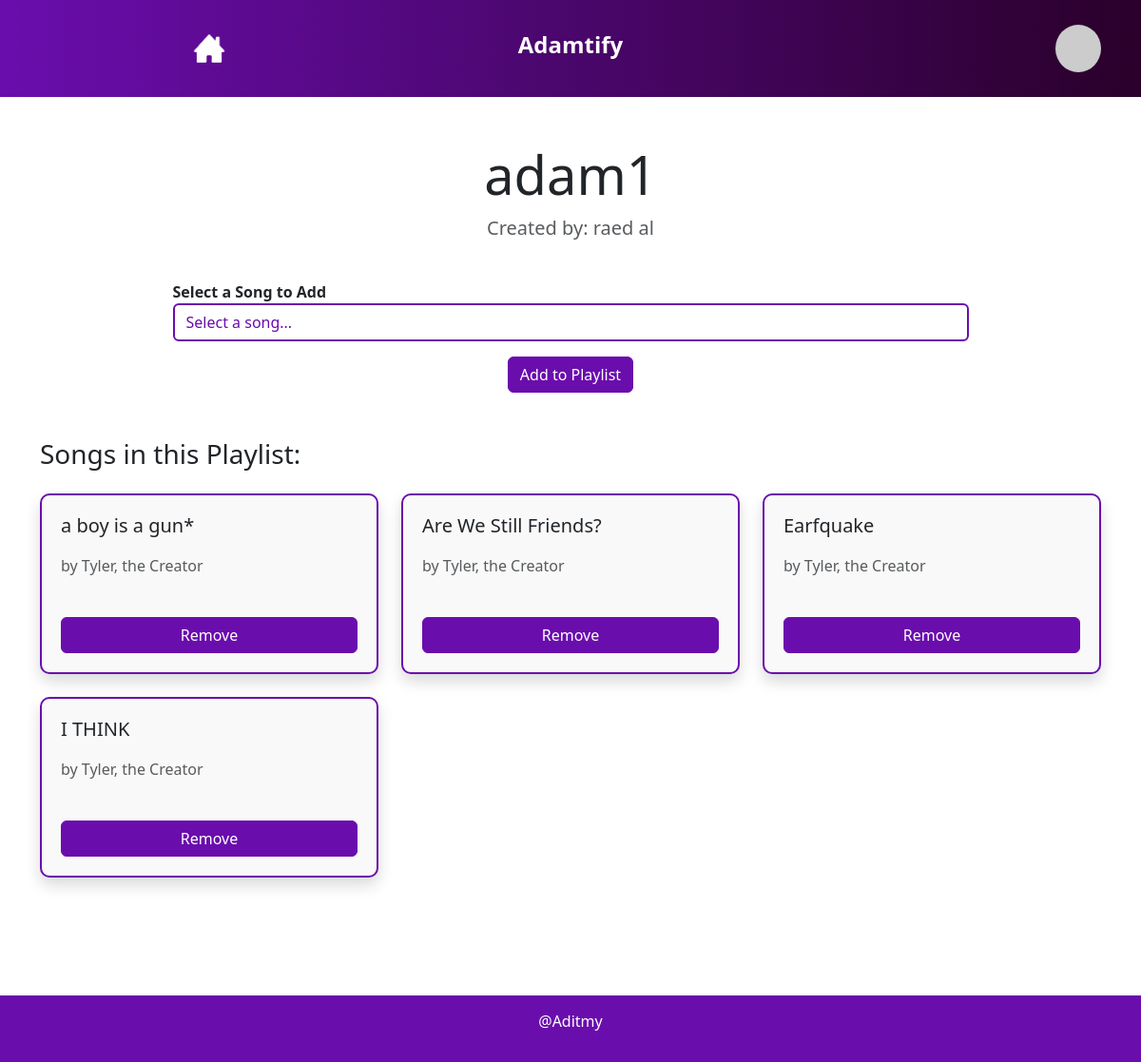
The app's page /view_playlist/5 (signed in) with its own data.
### app/models.py (models this page shows)
class Playlist(db.Model):
    playlist_id = db.Column(db.Integer, primary_key=True)
    name = db.Column(db.String(200), nullable=False)
    user_id = db.Column(
        db.Integer, db.ForeignKey('user.user_id'), nullable=False
    )
    songs = db.relationship(
        'PlaylistSong', back_populates='playlist',
        lazy='select', cascade='all, delete-orphan'
    )

class User(db.Model):
    user_id = db.Column(db.Integer, primary_key=True)
    firstname = db.Column(db.String(100), index=True, nullable=False)
    lastname = db.Column(db.String(100), index=True, nullable=False)
    username = db.Column(
        db.String(100), index=True, unique=True, nullable=False
    )
    email = db.Column(db.String(120), unique=True, nullable=False)
    password_hash = db.Column(db.String(200), nullable=False)
    user_artists = db.relationship(
        'UserArtist', backref='user', cascade='all, delete-orphan'
    )
    user_genres = db.relationship(
        'UserGenre', backref='user', cascade='all, delete-orphan'
    )
    playlists = db.relationship(
        'Playlist', backref='user', cascade='all, delete-orphan'
    )
    chats = db.relationship(
        'Chat', backref='user', cascade='all, delete-orphan'
    )

class Song(db.Model):
    song_id = db.Column(db.String(150), primary_key=True)
    title = db.Column(db.String(200), nullable=False)
    duration = db.Column(db.Integer)
    genre = db.Column(db.String(80))
    artist_ids = db.Column(db.Text)
    playlists = db.relationship(
        'PlaylistSong', back_populates='song', lazy='select'
    )
    artists = db.relationship(
        'SongArtist', back_populates='song', lazy='select'
    )

class Artist(db.Model):
    artist_id = db.Column(db.String(80), primary_key=True)
    artist_name = db.Column(
        db.String(100), index=True, unique=True, nullable=False
    )
    listeners = db.Column(db.Integer, nullable=False, default=0)
    songs = db.relationship(
        'SongArtist', back_populates='artist', lazy='select'
    )
    preferred_by_users = db.relationship(
        'UserArtist', backref='artist', lazy='dynamic'
    )

### app/views.py (the view, shortened to what this page needs)
@app.route('/view_playlist/<int:playlist_id>', methods=['GET', 'POST'])
def view_playlist(playlist_id):
    if 'user_id' not in session:
        return redirect(url_for('login'))
    playlist = Playlist.query.get_or_404(playlist_id)
    if playlist.user_id != session['user_id']:
        return jsonify({'success': False, 'message': 'You are not the owner of this playlist'}), 403
    songs = Song.query.join(PlaylistSong).filter(PlaylistSong.playlist_id == playlist_id).all()
    available_songs = Song.query.filter(~Song.song_id.in_([song.song_id for song in songs])).all()
    return render_template('view_playlist.html', playlist=playlist, songs=songs, available_songs=available_songs)

### app/views.py (called while the page is built)
def get_user_by_id(user_id):
    return User.query.filter_by(user_id=user_id).first()

@app.before_request
def before_request():
    session.permanent = False  # Make the session temporary
    user_id = session.get('user_id')
    if user_id:
        g.user = get_user_by_id(user_id)
    else:
        g.user = None

### app/templates/view_playlist.html (shortened to what this page needs)
{% extends "base.html" %}
{% block content %}
<div class="container mt-5">
    <div class="row mb-4">
        <div class="col-12 text-center">
            <h2 class="display-4 text-dark">{{ playlist.name }}</h2>
            <p class="lead text-muted">Created by: {{ playlist.user.firstname }} {{ playlist.user.lastname }}</p>
        </div>
    </div>
    <div class="row mb-5">
        <div class="col-12">
            <form action="{{ url_for('view_playlist', playlist_id=playlist.playlist_id) }}" method="POST" class="d-flex flex-column align-items-center">
                <div class="form-group w-75">
                    <label for="songSelect" class="text-dark">Select a Song to Add</label>
                    <select class="form-control" id="songSelect" name="song_id" style="border: 2px solid #6a0dad; color: #6a0dad;">
                        <option value="">Select a song...</option>
                    </select>
                </div>
                <button type="submit" class="btn btn-primary mt-3" style="background-color: #6a0dad; border-color: #6a0dad;">Add to Playlist</button>
            </form>
        </div>
    </div>
    <h3 class="text-dark mb-4">Songs in this Playlist:</h3>
    <div class="row">
        {% for song in songs %}
            <div class="col-12 col-sm-6 col-md-4 mb-4">
                <div class="card h-100 shadow" style="border: 2px solid #6a0dad;">
                    <div class="card-body d-flex flex-column justify-content-between">
                        <h5 class="card-title text-dark">{{ song.title }}</h5>
                        <p class="card-text text-muted">by {{ song.artists[0].artist.artist_name }}</p>
                        <button type="button" class="btn remove-song-btn mt-3"
                                data-song-id="{{ song.song_id }}"
                                data-playlist-id="{{ playlist.playlist_id }}"
                                style="background-color: #6a0dad; color: white; border-color: #6a0dad;">
                            Remove
                        </button>
                    </div>
                </div>
            </div>
        {% else %}
            <div class="col-12">
                <div class="alert alert-info text-center">
                    No songs in this playlist yet.
                </div>
            </div>
        {% endfor %}
    </div>
</div>
{% endblock %}

### app/static/style/base.css (style rules this page uses)
.card { border: 2px solid #6a0dad; border-radius: 10px; background-color: #f9f9f9; box-shadow: 0px 4px 8px rgba(0, 0, 0, 0.1); margin-bottom: 20px; }
.card-body { padding: 20px; }
.form-group label { font-weight: bold; color: #333; }
input, select { border: 1px solid #ccc; border-radius: 4px; padding: 10px; width: 100%; }
.container { padding-bottom: 80px; }

### records on screen
Playlist: name "adam1"
User: user.firstname "raed", user.lastname "al"
Song: title "a boy is a gun*", artist_name "Tyler, the Creator"
Song: title "Are We Still Friends?", artist_name "Tyler, the Creator"
Song: title "Earfquake", artist_name "Tyler, the Creator"
Song: title "I THINK", artist_name "Tyler, the Creator"
